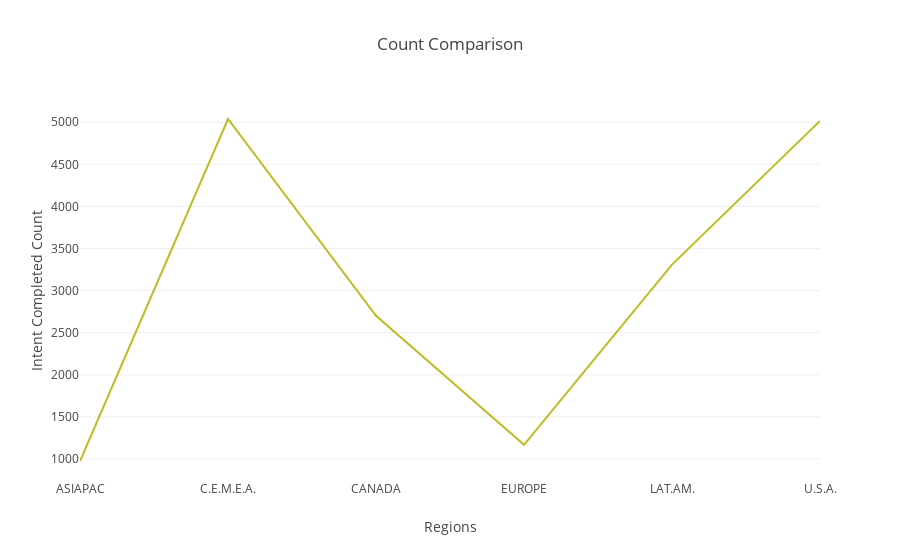

The code cell stored with this chart in its notebook:
### Code cell
counts_data.append(go.Scatter(x=regions, y=counts_mean, mode='lines', name='mean'))


# print counts_data

iplot({
        'data': counts_data,
        'layout': {
            'title': 'Count Comparison',
            'xaxis': {'title': 'Regions'},
            'yaxis': {'title': 'Intent Completed Count'}
        }
})

### Figure 1 — Plotly figure (JSON) as saved in the notebook; plotly's stock layout.template omitted (floating-point values rounded to 4 significant figures)
{"data": [{"name": "ASIAPAC", "type": "box", "y": 976}, {"name": "ASIAPAC", "type": "box", "y": 5038.0}, {"name": "ASIAPAC", "type": "box", "y": 2700.0}, {"name": "ASIAPAC", "type": "box", "y": 1168}, {"name": "ASIAPAC", "type": "box", "y": 3309.0}, {"name": "ASIAPAC", "type": "box", "y": 5016.0}, {"name": "ASIAPAC", "type": "box", "y": 6051.0}, {"name": "ASIAPAC", "type": "box", "y": 41149}, {"name": "C.E.M.E.A.", "type": "box", "y": 976}, {"name": "C.E.M.E.A.", "type": "box", "y": 750.3}, {"name": "C.E.M.E.A.", "type": "box", "y": 600.6}, {"name": "C.E.M.E.A.", "type": "box", "y": 13}, {"name": "C.E.M.E.A.", "type": "box", "y": 215}, {"name": "C.E.M.E.A.", "type": "box", "y": 677}, {"name": "C.E.M.E.A.", "type": "box", "y": 1178.0}, {"name": "C.E.M.E.A.", "type": "box", "y": 5847}, {"name": "CANADA", "type": "box", "y": 976}, {"name": "CANADA", "type": "box", "y": 3634.0}, {"name": "CANADA", "type": "box", "y": 2402.0}, {"name": "CANADA", "type": "box", "y": 1683}, {"name": "CANADA", "type": "box", "y": 2605.0}, {"name": "CANADA", "type": "box", "y": 3210}, {"name": "CANADA", "type": "box", "y": 3859}, {"name": "CANADA", "type": "box", "y": 45886}, {"name": "EUROPE", "type": "box", "y": 513}, {"name": "EUROPE", "type": "box", "y": 10980.0}, {"name": "EUROPE", "type": "box", "y": 12650.0}, {"name": "EUROPE", "type": "box", "y": 0}, {"name": "EUROPE", "type": "box", "y": 231}, {"name": "EUROPE", "type": "box", "y": 1679}, {"name": "EUROPE", "type": "box", "y": 19790}, {"name": "EUROPE", "type": "box", "y": 59383}, {"name": "LAT.AM.", "type": "box", "y": 962}, {"name": "LAT.AM.", "type": "box", "y": 4569.0}, {"name": "LAT.AM.", "type": "box", "y": 10490.0}, {"name": "LAT.AM.", "type": "box", "y": 0}, {"name": "LAT.AM.", "type": "box", "y": 257.5}, {"name": "LAT.AM.", "type": "box", "y": 2594.0}, {"name": "LAT.AM.", "type": "box", "y": 4828}, {"name": "LAT.AM.", "type": "box", "y": 126829}, {"name": "U.S.A.", "type": "box", "y": 976}, {"name": "U.S.A.", "type": "box", "y": 52840.0}, {"name": "U.S.A.", "type": "box", "y": 28330.0}, {"name": "U.S.A.", "type": "box", "y": 21900}, {"name": "U.S.A.", "type": "box", "y": 36106}, {"name": "U.S.A.", "type": "box", "y": 46370}, {"name": "U.S.A.", "type": "box", "y": 60860.0}, {"name": "U.S.A.", "type": "box", "y": 376679}, {"mode": "lines", "name": "mean", "type": "scatter", "x": ["ASIAPAC", "C.E.M.E.A.", "CANADA", "EUROPE", "LAT.AM.", "U.S.A."], "y": [976, 5038.0, 2700.0, 1168, 3309.0, 5016.0, 6051.0, 41149, 976, 750.3, 600.6, 13, 215, 677, 1178.0, 5847, 976, 3634.0, 2402.0, 1683, 2605.0, 3210, 3859, 45886, 513, 10980.0, 12650.0, 0, 231, 1679, 19790, 59383, 962, 4569.0, 10490.0, 0, 257.5, 2594.0, 4828, 126829, 976, 52840.0, 28330.0, 21900, 36106, 46370, 60860.0, 376679]}], "layout": {"title": "Count Comparison", "xaxis": {"title": "Regions"}, "yaxis": {"title": "Intent Completed Count"}}}
